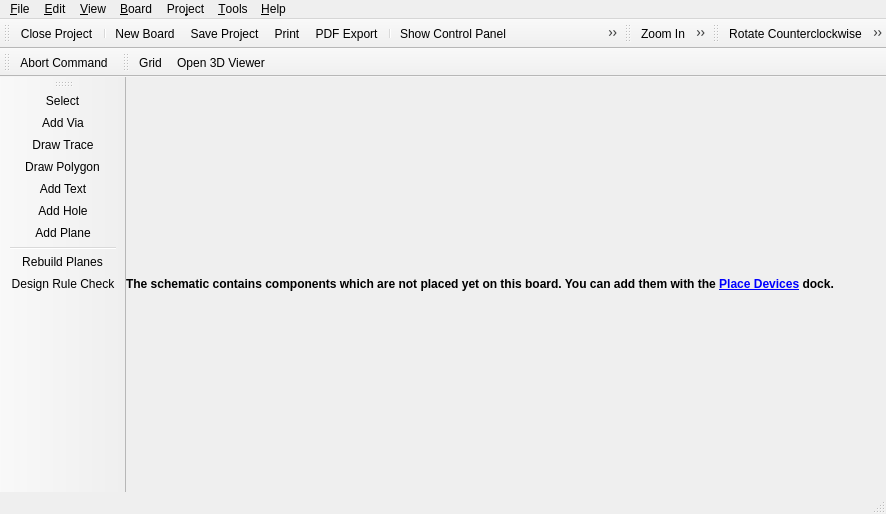
<?xml version="1.0" encoding="UTF-8"?>
<ui version="4.0">
 <class>librepcb::project::editor::BoardEditor</class>
 <widget class="QMainWindow" name="librepcb::project::editor::BoardEditor">
  <property name="enabled">
   <bool>true</bool>
  </property>
  <property name="geometry">
   <rect>
    <x>0</x>
    <y>0</y>
    <width>886</width>
    <height>514</height>
   </rect>
  </property>
  <property name="windowTitle">
   <string>Board Editor</string>
  </property>
  <property name="windowIcon">
   <iconset>
    <normaloff>:/img/actions/board_editor.png</normaloff>:/img/actions/board_editor.png</iconset>
  </property>
  <widget class="QWidget" name="centralwidget">
   <layout class="QVBoxLayout" name="verticalLayout">
    <property name="spacing">
     <number>0</number>
    </property>
    <property name="leftMargin">
     <number>0</number>
    </property>
    <property name="topMargin">
     <number>0</number>
    </property>
    <property name="rightMargin">
     <number>0</number>
    </property>
    <property name="bottomMargin">
     <number>0</number>
    </property>
    <item>
     <widget class="QTabBar" name="tabBar" native="true"/>
    </item>
    <item>
     <widget class="QLabel" name="lblUnplacedComponentsNote">
      <property name="font">
       <font>
        <weight>75</weight>
        <bold>true</bold>
       </font>
      </property>
      <property name="styleSheet">
       <string notr="true">QLabel {background-color: rgb(255, 255, 127); color: rgb(170, 0, 0);};</string>
      </property>
      <property name="text">
       <string>&lt;html&gt;&lt;head/&gt;&lt;body&gt;&lt;p&gt;The schematic contains components which are not placed yet on this board. You can add them with the &lt;a href=&quot;PlaceDevicesDock&quot;&gt;&lt;span style=&quot; text-decoration: underline; color:#0000ff;&quot;&gt;Place Devices&lt;/span&gt;&lt;/a&gt; dock.&lt;/p&gt;&lt;/body&gt;&lt;/html&gt;</string>
      </property>
      <property name="wordWrap">
       <bool>true</bool>
      </property>
      <property name="margin">
       <number>10</number>
      </property>
     </widget>
    </item>
   </layout>
  </widget>
  <widget class="QMenuBar" name="menubar">
   <property name="geometry">
    <rect>
     <x>0</x>
     <y>0</y>
     <width>886</width>
     <height>22</height>
    </rect>
   </property>
   <widget class="QMenu" name="menuFile">
    <property name="title">
     <string>&amp;File</string>
    </property>
    <addaction name="actionProjectSave"/>
    <addaction name="actionExportLppz"/>
    <addaction name="actionExportAsPdf"/>
    <addaction name="actionGenerateBom"/>
    <addaction name="actionGenerateFabricationData"/>
    <addaction name="actionPrint"/>
    <addaction name="separator"/>
    <addaction name="actionProjectClose"/>
    <addaction name="actionQuit"/>
   </widget>
   <widget class="QMenu" name="menuEdit">
    <property name="title">
     <string>&amp;Edit</string>
    </property>
    <addaction name="actionUndo"/>
    <addaction name="actionRedo"/>
    <addaction name="separator"/>
    <addaction name="actionRotate_CCW"/>
    <addaction name="actionRotate_CW"/>
    <addaction name="actionFlipHorizontal"/>
    <addaction name="actionFlipVertical"/>
    <addaction name="actionCopy"/>
    <addaction name="actionCut"/>
    <addaction name="actionPaste"/>
    <addaction name="actionRemove"/>
    <addaction name="separator"/>
    <addaction name="actionEditNetClasses"/>
   </widget>
   <widget class="QMenu" name="menuView">
    <property name="title">
     <string>&amp;View</string>
    </property>
    <addaction name="actionGrid"/>
    <addaction name="separator"/>
    <addaction name="actionHideAllPlanes"/>
    <addaction name="actionShowAllPlanes"/>
    <addaction name="separator"/>
    <addaction name="actionZoomIn"/>
    <addaction name="actionZoomOut"/>
    <addaction name="actionZoomAll"/>
   </widget>
   <widget class="QMenu" name="menuProject">
    <property name="title">
     <string>Pro&amp;ject</string>
    </property>
    <addaction name="actionProjectProperties"/>
    <addaction name="actionProjectSettings"/>
    <addaction name="separator"/>
    <addaction name="actionUpdateLibrary"/>
   </widget>
   <widget class="QMenu" name="menuTools">
    <property name="title">
     <string>&amp;Tools</string>
    </property>
    <addaction name="actionToolSelect"/>
    <addaction name="actionToolAddVia"/>
    <addaction name="actionToolDrawTrace"/>
    <addaction name="actionToolDrawPolygon"/>
    <addaction name="actionToolAddText"/>
    <addaction name="actionToolAddHole"/>
    <addaction name="actionToolAddPlane"/>
   </widget>
   <widget class="QMenu" name="menuHelp">
    <property name="enabled">
     <bool>true</bool>
    </property>
    <property name="title">
     <string>&amp;Help</string>
    </property>
    <addaction name="actionOnlineDocumentation"/>
    <addaction name="actionOpenWebsite"/>
    <addaction name="actionAbout"/>
    <addaction name="actionAboutQt"/>
   </widget>
   <widget class="QMenu" name="menuBoard">
    <property name="title">
     <string>&amp;Board</string>
    </property>
    <addaction name="actionLayerStackSetup"/>
    <addaction name="actionModifyDesignRules"/>
    <addaction name="actionDesignRuleCheck"/>
    <addaction name="separator"/>
    <addaction name="actionRebuildPlanes"/>
    <addaction name="separator"/>
    <addaction name="actionNewBoard"/>
    <addaction name="actionCopyBoard"/>
    <addaction name="actionRemoveBoard"/>
    <addaction name="separator"/>
   </widget>
   <addaction name="menuFile"/>
   <addaction name="menuEdit"/>
   <addaction name="menuView"/>
   <addaction name="menuBoard"/>
   <addaction name="menuProject"/>
   <addaction name="menuTools"/>
   <addaction name="menuHelp"/>
  </widget>
  <widget class="librepcb::StatusBar" name="statusbar"/>
  <widget class="QToolBar" name="fileToolbar">
   <property name="windowTitle">
    <string>File</string>
   </property>
   <attribute name="toolBarArea">
    <enum>TopToolBarArea</enum>
   </attribute>
   <attribute name="toolBarBreak">
    <bool>false</bool>
   </attribute>
   <addaction name="actionProjectClose"/>
   <addaction name="separator"/>
   <addaction name="actionNewBoard"/>
   <addaction name="actionProjectSave"/>
   <addaction name="actionPrint"/>
   <addaction name="actionExportAsPdf"/>
   <addaction name="separator"/>
   <addaction name="actionShowControlPanel"/>
   <addaction name="actionShowSchematicEditor"/>
   <addaction name="separator"/>
   <addaction name="actionUndo"/>
   <addaction name="actionRedo"/>
  </widget>
  <widget class="QToolBar" name="zoomToolbar">
   <property name="windowTitle">
    <string>Zoom</string>
   </property>
   <attribute name="toolBarArea">
    <enum>TopToolBarArea</enum>
   </attribute>
   <attribute name="toolBarBreak">
    <bool>false</bool>
   </attribute>
   <addaction name="actionZoomIn"/>
   <addaction name="actionZoomOut"/>
   <addaction name="actionZoomAll"/>
  </widget>
  <widget class="QToolBar" name="editToolbar">
   <property name="windowTitle">
    <string>Edit</string>
   </property>
   <attribute name="toolBarArea">
    <enum>TopToolBarArea</enum>
   </attribute>
   <attribute name="toolBarBreak">
    <bool>false</bool>
   </attribute>
   <addaction name="actionRotate_CCW"/>
   <addaction name="actionRotate_CW"/>
   <addaction name="actionFlipHorizontal"/>
   <addaction name="actionFlipVertical"/>
   <addaction name="separator"/>
   <addaction name="actionCut"/>
   <addaction name="actionCopy"/>
   <addaction name="actionPaste"/>
   <addaction name="actionRemove"/>
  </widget>
  <widget class="QToolBar" name="toolsToolbar">
   <property name="windowTitle">
    <string>Tools</string>
   </property>
   <attribute name="toolBarArea">
    <enum>LeftToolBarArea</enum>
   </attribute>
   <attribute name="toolBarBreak">
    <bool>false</bool>
   </attribute>
   <addaction name="actionToolSelect"/>
   <addaction name="actionToolAddVia"/>
   <addaction name="actionToolDrawTrace"/>
   <addaction name="actionToolDrawPolygon"/>
   <addaction name="actionToolAddText"/>
   <addaction name="actionToolAddHole"/>
   <addaction name="actionToolAddPlane"/>
   <addaction name="separator"/>
   <addaction name="actionRebuildPlanes"/>
   <addaction name="actionDesignRuleCheck"/>
  </widget>
  <widget class="QToolBar" name="commandToolbar">
   <property name="windowTitle">
    <string>Command</string>
   </property>
   <attribute name="toolBarArea">
    <enum>TopToolBarArea</enum>
   </attribute>
   <attribute name="toolBarBreak">
    <bool>true</bool>
   </attribute>
   <addaction name="actionCommandAbort"/>
  </widget>
  <widget class="QToolBar" name="viewToolbar">
   <property name="windowTitle">
    <string>View</string>
   </property>
   <attribute name="toolBarArea">
    <enum>TopToolBarArea</enum>
   </attribute>
   <attribute name="toolBarBreak">
    <bool>false</bool>
   </attribute>
   <addaction name="actionGrid"/>
   <addaction name="actionOpen3DViewer"/>
  </widget>
  <action name="actionProjectSave">
   <property name="icon">
    <iconset>
     <normaloff>:/img/actions/save.png</normaloff>:/img/actions/save.png</iconset>
   </property>
   <property name="text">
    <string>&amp;Save Project</string>
   </property>
   <property name="shortcut">
    <string>Ctrl+S</string>
   </property>
  </action>
  <action name="actionProjectClose">
   <property name="icon">
    <iconset>
     <normaloff>:/img/actions/close.png</normaloff>:/img/actions/close.png</iconset>
   </property>
   <property name="text">
    <string>&amp;Close Project</string>
   </property>
  </action>
  <action name="actionPrint">
   <property name="icon">
    <iconset>
     <normaloff>:/img/actions/print.png</normaloff>:/img/actions/print.png</iconset>
   </property>
   <property name="text">
    <string>&amp;Print</string>
   </property>
   <property name="shortcut">
    <string>Ctrl+P</string>
   </property>
  </action>
  <action name="actionQuit">
   <property name="icon">
    <iconset>
     <normaloff>:/img/actions/quit.png</normaloff>:/img/actions/quit.png</iconset>
   </property>
   <property name="text">
    <string>&amp;Quit</string>
   </property>
   <property name="shortcut">
    <string>Ctrl+Q</string>
   </property>
  </action>
  <action name="actionExportAsPdf">
   <property name="icon">
    <iconset>
     <normaloff>:/img/actions/pdf.png</normaloff>:/img/actions/pdf.png</iconset>
   </property>
   <property name="text">
    <string>PDF &amp;Export</string>
   </property>
  </action>
  <action name="actionShowControlPanel">
   <property name="icon">
    <iconset>
     <normaloff>:/img/actions/home.png</normaloff>:/img/actions/home.png</iconset>
   </property>
   <property name="text">
    <string>Show Control Panel</string>
   </property>
  </action>
  <action name="actionShowSchematicEditor">
   <property name="icon">
    <iconset>
     <normaloff>:/img/actions/schematic.png</normaloff>:/img/actions/schematic.png</iconset>
   </property>
   <property name="text">
    <string>Show Schematic Editor</string>
   </property>
  </action>
  <action name="actionUndo">
   <property name="icon">
    <iconset>
     <normaloff>:/img/actions/undo.png</normaloff>:/img/actions/undo.png</iconset>
   </property>
   <property name="text">
    <string>&amp;Undo</string>
   </property>
   <property name="shortcut">
    <string>Ctrl+Z</string>
   </property>
  </action>
  <action name="actionRedo">
   <property name="icon">
    <iconset>
     <normaloff>:/img/actions/redo.png</normaloff>:/img/actions/redo.png</iconset>
   </property>
   <property name="text">
    <string>&amp;Redo</string>
   </property>
   <property name="shortcut">
    <string>Ctrl+Y</string>
   </property>
  </action>
  <action name="actionOnlineDocumentation">
   <property name="icon">
    <iconset>
     <normaloff>:/img/actions/help.png</normaloff>:/img/actions/help.png</iconset>
   </property>
   <property name="text">
    <string>Online Documentation</string>
   </property>
   <property name="shortcut">
    <string>F1</string>
   </property>
  </action>
  <action name="actionOpenWebsite">
   <property name="icon">
    <iconset>
     <normaloff>:/img/actions/open_browser.png</normaloff>:/img/actions/open_browser.png</iconset>
   </property>
   <property name="text">
    <string>LibrePCB Website</string>
   </property>
  </action>
  <action name="actionRotate_CCW">
   <property name="icon">
    <iconset>
     <normaloff>:/img/actions/rotate_left.png</normaloff>:/img/actions/rotate_left.png</iconset>
   </property>
   <property name="text">
    <string>R&amp;otate Counterclockwise</string>
   </property>
   <property name="shortcut">
    <string>R</string>
   </property>
  </action>
  <action name="actionRotate_CW">
   <property name="icon">
    <iconset>
     <normaloff>:/img/actions/rotate_right.png</normaloff>:/img/actions/rotate_right.png</iconset>
   </property>
   <property name="text">
    <string>Rotate C&amp;lockwise</string>
   </property>
   <property name="shortcut">
    <string>Shift+R</string>
   </property>
  </action>
  <action name="actionCopy">
   <property name="icon">
    <iconset>
     <normaloff>:/img/actions/copy.png</normaloff>:/img/actions/copy.png</iconset>
   </property>
   <property name="text">
    <string>&amp;Copy</string>
   </property>
   <property name="shortcut">
    <string>Ctrl+C</string>
   </property>
   <property name="visible">
    <bool>false</bool>
   </property>
  </action>
  <action name="actionCut">
   <property name="icon">
    <iconset>
     <normaloff>:/img/actions/cut.png</normaloff>:/img/actions/cut.png</iconset>
   </property>
   <property name="text">
    <string>Cut</string>
   </property>
   <property name="shortcut">
    <string>Ctrl+X</string>
   </property>
   <property name="visible">
    <bool>false</bool>
   </property>
  </action>
  <action name="actionPaste">
   <property name="icon">
    <iconset>
     <normaloff>:/img/actions/paste.png</normaloff>:/img/actions/paste.png</iconset>
   </property>
   <property name="text">
    <string>&amp;Paste</string>
   </property>
   <property name="shortcut">
    <string>Ctrl+V</string>
   </property>
   <property name="visible">
    <bool>false</bool>
   </property>
  </action>
  <action name="actionRemove">
   <property name="icon">
    <iconset>
     <normaloff>:/img/actions/delete.png</normaloff>:/img/actions/delete.png</iconset>
   </property>
   <property name="text">
    <string>R&amp;emove</string>
   </property>
   <property name="shortcut">
    <string>Del</string>
   </property>
  </action>
  <action name="actionGrid">
   <property name="icon">
    <iconset>
     <normaloff>:/img/actions/grid.png</normaloff>:/img/actions/grid.png</iconset>
   </property>
   <property name="text">
    <string>&amp;Grid</string>
   </property>
  </action>
  <action name="actionZoomIn">
   <property name="icon">
    <iconset>
     <normaloff>:/img/actions/zoom_in.png</normaloff>:/img/actions/zoom_in.png</iconset>
   </property>
   <property name="text">
    <string>&amp;Zoom In</string>
   </property>
   <property name="shortcut">
    <string>Ctrl++</string>
   </property>
  </action>
  <action name="actionZoomOut">
   <property name="icon">
    <iconset>
     <normaloff>:/img/actions/zoom_out.png</normaloff>:/img/actions/zoom_out.png</iconset>
   </property>
   <property name="text">
    <string>Zoom &amp;Out</string>
   </property>
   <property name="shortcut">
    <string>Ctrl+-</string>
   </property>
  </action>
  <action name="actionZoomAll">
   <property name="icon">
    <iconset>
     <normaloff>:/img/actions/zoom_all.png</normaloff>:/img/actions/zoom_all.png</iconset>
   </property>
   <property name="text">
    <string>Zoo&amp;m All</string>
   </property>
  </action>
  <action name="actionProjectProperties">
   <property name="text">
    <string>&amp;Properties</string>
   </property>
   <property name="toolTip">
    <string>Edit Project Properties</string>
   </property>
  </action>
  <action name="actionProjectSettings">
   <property name="icon">
    <iconset>
     <normaloff>:/img/actions/settings.png</normaloff>:/img/actions/settings.png</iconset>
   </property>
   <property name="text">
    <string>&amp;Settings</string>
   </property>
   <property name="toolTip">
    <string>Project Settings</string>
   </property>
  </action>
  <action name="actionAbout">
   <property name="icon">
    <iconset>
     <normaloff>:/img/actions/info.png</normaloff>:/img/actions/info.png</iconset>
   </property>
   <property name="text">
    <string>&amp;About LibrePCB</string>
   </property>
   <property name="menuRole">
    <enum>QAction::AboutRole</enum>
   </property>
  </action>
  <action name="actionAboutQt">
   <property name="text">
    <string>About &amp;Qt</string>
   </property>
   <property name="menuRole">
    <enum>QAction::AboutQtRole</enum>
   </property>
  </action>
  <action name="actionToolSelect">
   <property name="icon">
    <iconset>
     <normaloff>:/img/actions/select.png</normaloff>:/img/actions/select.png</iconset>
   </property>
   <property name="text">
    <string>&amp;Select</string>
   </property>
  </action>
  <action name="actionCommandAbort">
   <property name="icon">
    <iconset>
     <normaloff>:/img/actions/stop.png</normaloff>:/img/actions/stop.png</iconset>
   </property>
   <property name="text">
    <string>Abort Command</string>
   </property>
   <property name="shortcut">
    <string>Esc</string>
   </property>
  </action>
  <action name="actionNewBoard">
   <property name="icon">
    <iconset>
     <normaloff>:/img/actions/new_2.png</normaloff>:/img/actions/new_2.png</iconset>
   </property>
   <property name="text">
    <string>&amp;New Board</string>
   </property>
   <property name="shortcut">
    <string>Ctrl+N</string>
   </property>
  </action>
  <action name="actionEditNetClasses">
   <property name="text">
    <string>&amp;Net Classes</string>
   </property>
  </action>
  <action name="actionFlipHorizontal">
   <property name="icon">
    <iconset>
     <normaloff>:/img/actions/flip_horizontal.png</normaloff>:/img/actions/flip_horizontal.png</iconset>
   </property>
   <property name="text">
    <string>&amp;Flip Horizontal</string>
   </property>
   <property name="shortcut">
    <string>F</string>
   </property>
  </action>
  <action name="actionFlipVertical">
   <property name="icon">
    <iconset>
     <normaloff>:/img/actions/flip_vertical.png</normaloff>:/img/actions/flip_vertical.png</iconset>
   </property>
   <property name="text">
    <string>Flip &amp;Vertical</string>
   </property>
   <property name="shortcut">
    <string>Shift+F</string>
   </property>
  </action>
  <action name="actionToolDrawTrace">
   <property name="icon">
    <iconset>
     <normaloff>:/img/actions/draw_wire.png</normaloff>:/img/actions/draw_wire.png</iconset>
   </property>
   <property name="text">
    <string>&amp;Draw Trace</string>
   </property>
  </action>
  <action name="actionToolAddVia">
   <property name="icon">
    <iconset>
     <normaloff>:/img/actions/add_via.png</normaloff>:/img/actions/add_via.png</iconset>
   </property>
   <property name="text">
    <string>&amp;Add Via</string>
   </property>
  </action>
  <action name="actionCopyBoard">
   <property name="icon">
    <iconset>
     <normaloff>:/img/actions/copy.png</normaloff>:/img/actions/copy.png</iconset>
   </property>
   <property name="text">
    <string>&amp;Copy Board</string>
   </property>
  </action>
  <action name="actionGenerateFabricationData">
   <property name="icon">
    <iconset>
     <normaloff>:/img/actions/export_gerber.png</normaloff>:/img/actions/export_gerber.png</iconset>
   </property>
   <property name="text">
    <string>&amp;Generate Fabrication Data</string>
   </property>
   <property name="toolTip">
    <string>Generate Fabrication Data</string>
   </property>
  </action>
  <action name="actionModifyDesignRules">
   <property name="text">
    <string>&amp;Design Rules</string>
   </property>
  </action>
  <action name="actionLayerStackSetup">
   <property name="text">
    <string>&amp;Layer Stack Setup</string>
   </property>
  </action>
  <action name="actionRemoveBoard">
   <property name="icon">
    <iconset>
     <normaloff>:/img/actions/delete.png</normaloff>:/img/actions/delete.png</iconset>
   </property>
   <property name="text">
    <string>Remove &amp;Board</string>
   </property>
  </action>
  <action name="actionToolDrawPolygon">
   <property name="icon">
    <iconset>
     <normaloff>:/img/actions/draw_polygon.png</normaloff>:/img/actions/draw_polygon.png</iconset>
   </property>
   <property name="text">
    <string>D&amp;raw Polygon</string>
   </property>
  </action>
  <action name="actionRebuildPlanes">
   <property name="icon">
    <iconset>
     <normaloff>:/img/actions/rebuild_plane.png</normaloff>:/img/actions/rebuild_plane.png</iconset>
   </property>
   <property name="text">
    <string>&amp;Rebuild Planes</string>
   </property>
  </action>
  <action name="actionToolAddPlane">
   <property name="icon">
    <iconset>
     <normaloff>:/img/actions/add_plane.png</normaloff>:/img/actions/add_plane.png</iconset>
   </property>
   <property name="text">
    <string>Add &amp;Plane</string>
   </property>
  </action>
  <action name="actionToolAddText">
   <property name="icon">
    <iconset>
     <normaloff>:/img/actions/add_text.png</normaloff>:/img/actions/add_text.png</iconset>
   </property>
   <property name="text">
    <string>Add T&amp;ext</string>
   </property>
  </action>
  <action name="actionToolAddHole">
   <property name="icon">
    <iconset>
     <normaloff>:/img/actions/add_hole.png</normaloff>:/img/actions/add_hole.png</iconset>
   </property>
   <property name="text">
    <string>Add &amp;Hole</string>
   </property>
  </action>
  <action name="actionUpdateLibrary">
   <property name="icon">
    <iconset>
     <normaloff>:/img/actions/refresh.png</normaloff>:/img/actions/refresh.png</iconset>
   </property>
   <property name="text">
    <string>Update Library</string>
   </property>
  </action>
  <action name="actionExportLppz">
   <property name="icon">
    <iconset>
     <normaloff>:/img/actions/export_zip.png</normaloff>:/img/actions/export_zip.png</iconset>
   </property>
   <property name="text">
    <string>&amp;Export project to *.lppz</string>
   </property>
   <property name="toolTip">
    <string>Export project to *.lppz</string>
   </property>
  </action>
  <action name="actionGenerateBom">
   <property name="icon">
    <iconset>
     <normaloff>:/img/actions/generate_bom.png</normaloff>:/img/actions/generate_bom.png</iconset>
   </property>
   <property name="text">
    <string>Generate BOM</string>
   </property>
   <property name="toolTip">
    <string>Generate BOM</string>
   </property>
  </action>
  <action name="actionShowAllPlanes">
   <property name="icon">
    <iconset>
     <normaloff>:/img/actions/show_planes.png</normaloff>:/img/actions/show_planes.png</iconset>
   </property>
   <property name="text">
    <string>Show All Planes</string>
   </property>
  </action>
  <action name="actionHideAllPlanes">
   <property name="icon">
    <iconset>
     <normaloff>:/img/actions/hide_planes.png</normaloff>:/img/actions/hide_planes.png</iconset>
   </property>
   <property name="text">
    <string>Hide All Planes</string>
   </property>
  </action>
  <action name="actionDesignRuleCheck">
   <property name="icon">
    <iconset>
     <normaloff>:/img/actions/drc.png</normaloff>:/img/actions/drc.png</iconset>
   </property>
   <property name="text">
    <string>Design Rule Check</string>
   </property>
  </action>
  <action name="actionOpen3DViewer">
   <property name="text">
    <string>Open 3D Viewer</string>
   </property>
  </action>
 </widget>
 <customwidgets>
  <customwidget>
   <class>librepcb::StatusBar</class>
   <extends>QStatusBar</extends>
   <header location="global">librepcb/common/widgets/statusbar.h</header>
  </customwidget>
  <customwidget>
   <class>QTabBar</class>
   <extends>QWidget</extends>
   <header>qtabbar.h</header>
  </customwidget>
 </customwidgets>
 <resources/>
 <connections/>
</ui>
